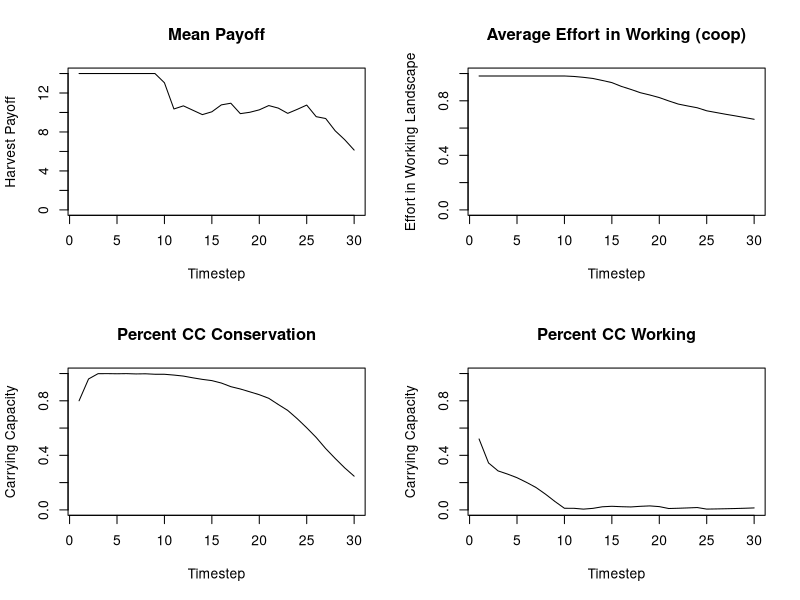
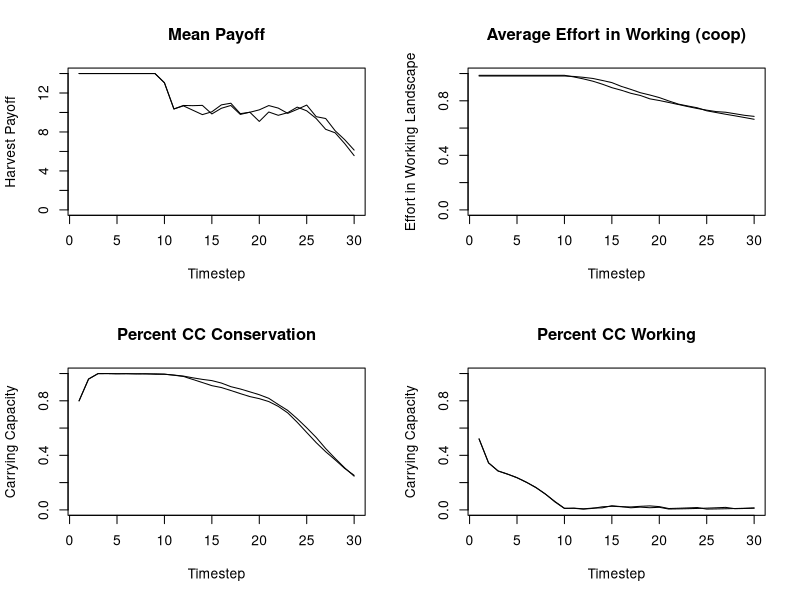
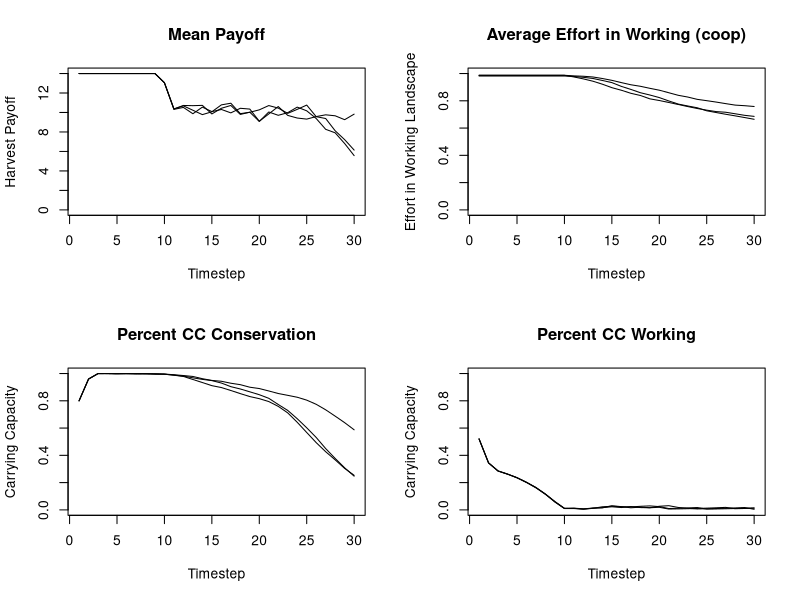
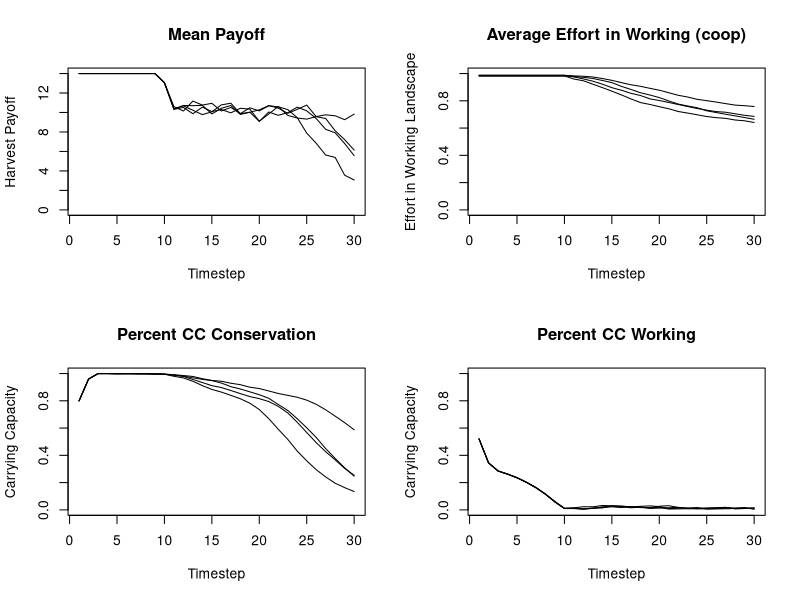
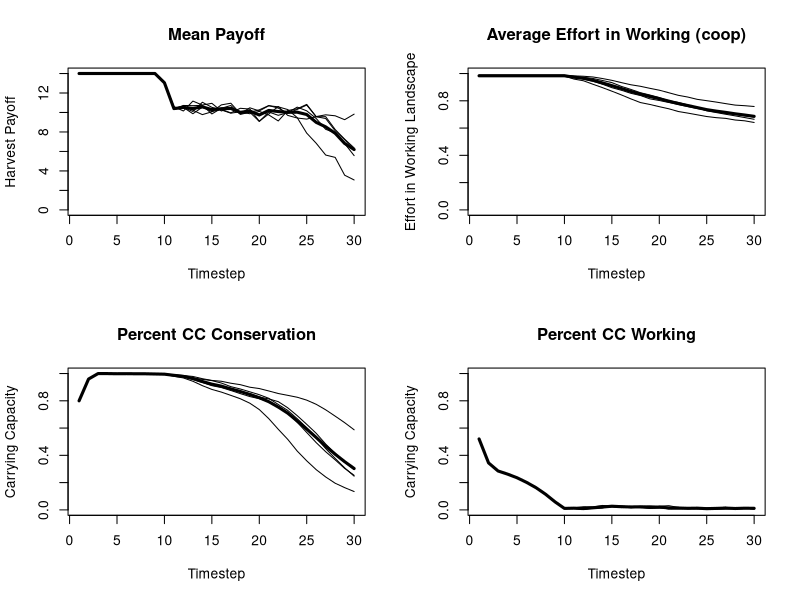

Write the R code that produced these figures, in order. (Note: this script raises an error after producing the figures.)
abm<-function(#Specified parameters
  
  Runs=10,
  Individuals=100, #number of total resource users in a population
  
  TotalCarryingCapacity=10000, #total available resource units
  
  StartPercCarryingCapacity = 0.65, #amount of resources available in the landscape at the start in proportion to CC
  
  PercProtected=0.8, #percent of the total resource that's in a protected area
  
  CoopPercStart=0.9, #percent of individuals who start by following the rules at t0
  
  LearningStrategy = "Success Bias", #options are Success Bias & Conformist
  
  TimeSteps=30,
  ResourceRegenerationPerTimeStep=1.3,
  harvestMax=17,
  ProbOfMobility=0.6){
  
  ## Create output dfs
  
  outputmeanTimeProtect<-as.data.frame(matrix(NA,TimeSteps,Runs)) #output df for mean time harvesting from protected area
  names(outputmeanTimeProtect)<- paste("Run", 1:Runs, sep="")
  
  outputmeanTimeWorking<-as.data.frame(matrix(NA,TimeSteps,Runs))#output df for mean time harvesting from working area
  names(outputmeanTimeWorking)<- paste("Run", 1:Runs, sep="")
  
  outputNumResourcesProtect<-as.data.frame(matrix(NA,TimeSteps,Runs))#output df for resources in protected area
  names(outputNumResourcesProtect)<- paste("Run", 1:Runs, sep="")
  
  outputpercCCProtect<-as.data.frame(matrix(NA,TimeSteps,Runs))#output df for % of CC in protected area
  names(outputpercCCProtect)<- paste("Run", 1:Runs, sep="")
  
  outputNumResourcesWorking<-as.data.frame(matrix(NA,TimeSteps,Runs))#output df for resources in working area
  names(outputNumResourcesWorking)<- paste("Run", 1:Runs, sep="")
  
  outputpercCCWorking<-as.data.frame(matrix(NA,TimeSteps,Runs))#output df for % of CC in working area
  names(outputpercCCWorking)<- paste("Run", 1:Runs, sep="")
  
  outputmeanPayoff<-as.data.frame(matrix(NA,TimeSteps,Runs)) #output df for mean payoff
  names(outputmeanPayoff)<- paste("Run", 1:Runs, sep="")
  
  
  
  for (r in 1:Runs){
    PercWorking= 1-PercProtected #percent of resource in a working landscape
    TotalCCResourceProtected=PercProtected*TotalCarryingCapacity #total resource units in carrying capacity of protected area
    TotalCCResourceWorking=PercWorking*TotalCarryingCapacity #total resource units in carrying capacity of working area
    StartResourceWorking = TotalCCResourceWorking*StartPercCarryingCapacity #number of resources in the working landscape starting
    StartResourceProtected = TotalCCResourceProtected*StartPercCarryingCapacity #number of resources in the protected landscape starting
    CoopNumStart= as.integer(CoopPercStart*Individuals) #number of individuals cooperating fully at t0
    DefNumStart= Individuals - CoopNumStart#number of individuals defecting at t0
    PercTimeProtected = c(rep(0,CoopNumStart),rbeta(DefNumStart,1,2)) #percent of their foraging time each indv spends in the PA
    PercTimeWorking = (1-PercTimeProtected)#percent of their foraging time each indv spends in the working landscape
    
    agents<-data.frame(PercTimeProtected,
                       PercTimeWorking,
                       PayoffProtectedLastTime = rep(NA,Individuals),
                       PayoffWorkingLastTime= rep(NA,Individuals))   #dataframe to be filled with initial payoffs
    
    ProtectPerDefect<-ifelse(DefNumStart ==0,as.integer(StartResourceProtected),as.integer(StartResourceProtected/DefNumStart)) #protected area resources per each individual harvesting there
    WorkingPerTotal<-as.integer(StartResourceWorking/Individuals) #working landscape resources per individual
    
    for ( i in 1:nrow(agents)){  #fill the starting df percent payoff from the protected landscape is a function of the amount 
      agent2<-agents[i,]   #of resources there per individual searching there, and a random draw with a chance of success equal to time spent
      agents[i,4]<-rbinom(1,as.integer(WorkingPerTotal),agent2$PercTimeWorking)
      agents[i,4]<-ifelse(agents[i,4]>=harvestMax,harvestMax,agents[i,4])
      agents[i,3]<- ifelse(agents[i,4]< harvestMax,rbinom(1,ProtectPerDefect,agent2$PercTimeProtected),0) #if they didnt get the max harvest, then 
      agents[i,3]<-ifelse(agents[i,3]>harvestMax-agents[i,4],harvestMax-agents[i,4],agents[i,3])
    } #see what they get from the working landscape first
    
    
    
    agents$PayoffTotalLastTime<- agents$PayoffProtectedLastTime + agents$PayoffWorkingLastTime #total payoff is the sum of what they get from both areas
    
    
    
    
    outputmeanTimeProtect[1,r] <- mean(agents$PercTimeProtected)  #fill it with the outouts from time 1
    outputmeanTimeWorking[1,r]  <- mean(agents$PercTimeWorking) 
    outputNumResourcesProtect[1,r] <- StartResourceProtected-sum(agents$PayoffProtectedLastTime) 
    outputNumResourcesWorking[1,r] <- StartResourceWorking-sum(agents$PayoffWorkingLastTime) 
    outputpercCCProtect[1,r]  <- outputNumResourcesProtect[1,r]/TotalCCResourceProtected
    outputpercCCWorking[1,r]  <- outputNumResourcesWorking[1,r]/TotalCCResourceWorking
    outputmeanPayoff[1,r]  <- mean(agents$PayoffTotalLastTime) 
    
    
    
    for (t in 2:TimeSteps){  #run the abm for all o fthe time steps
      
      #choose new strategy  
      
      LastTimeAgents<-agents  #save the agents from the pervious time to a new df
      
      LastTimePercTimeProtected<-LastTimeAgents$PercTimeProtected  #pull out the previous pretected foraging times as vector
      LastTimePercWorking<-LastTimeAgents$PercTimeWorking  #pull out the previous working foraging times as vector
      
      PercTimeProtected<-rep(NA,length(PercTimeProtected))  #nullify the previous perc time protected vector so we can fill it later and be confident the values changed
      
      if(LearningStrategy == "Success Bias"){ 
        for (j in 1:nrow(LastTimeAgents)){  
          ThisAgent<-LastTimeAgents[j,]      #modify the foraging strategy of each agent individually
          OtherAgents<-LastTimeAgents[-j,]   #dataframe of ther agents for them to copy from
          ThisAgentPayoff<-ThisAgent$PayoffTotalLastTime   #payoff last time period for this agent
          OtherAgentSpecific<-OtherAgents[sample(nrow(OtherAgents),1),] #choose a specific agent for them to get paired up with
          OtherAgentPayoff<-OtherAgentSpecific$PayoffTotalLastTime  #Payoff the other agent recieved
          OtherAgentPercProtect<-OtherAgentSpecific$PercTimeProtected #strategy of other agent
          ThisAgentPercProtect<-ThisAgent$PercTimeProtected  #strategy of this agent
          
          PercTimeProtected[j]<-ifelse(ThisAgentPayoff >=OtherAgentPayoff,ThisAgent$PercTimeProtected,
                                       (ThisAgentPercProtect+((OtherAgentPercProtect-ThisAgentPercProtect)/2))) #vector of new strategies
          
          #if this agent did better than the randomly selected agent then they keep their strategy
          #if they did worse thnan they modify their strategy to be the difference between their previou sstrategy and the randomly selected agent
          
        }}
      #if(LearningStrategy == "Conformist"){
      # for (j in 1:nrow(LastTimeAgents)){  
      #  ThisAgent<-LastTimeAgents[j,]      #Pull out each specific agent
      # OtherAgents<-LastTimeAgents[-j,]   #dataframe of ther agents for them to copy from
      #OtherAgentsSample<-OtherAgents[c(sample(1:nrow(OtherAgents),5)),] #haphazardly chose 5 here...look into lit to find good number!!!
      #OtherAgentsPercProtect<-mean(OtherAgentsSample$PercTimeProtected )# mean strategy of other agents
      #ThisAgentPercProtect<-ThisAgent$PercTimeProtected  #strategy of this agent
      
      #PercTimeProtected[j]<-(ThisAgentPercProtect+((OtherAgentsPercProtect-ThisAgentPercProtect)/2)) #vector of new strategies
      #}}
      
      #   if(LearningStrategy == "Conformist"){
      #    for (j in 1:nrow(LastTimeAgents)){  
      #     ThisAgent<-LastTimeAgents[j,]      #Pull out each specific agent
      #    OtherAgents<-LastTimeAgents[-j,]   #dataframe of ther agents for them to copy from
      #   OtherAgentsSample<-OtherAgents[c(sample(1:nrow(OtherAgents),5)),] #haphazardly chose 5 here...look into lit to find good number!!!
      #  ThisAgentPercProtect<-ThisAgent$PercTimeProtected
      # if(length(which(OtherAgentsSample$PercTimeProtected>0.0))>2 & ThisAgentPercProtect ==0.0){PercTimeProtected[j]<-rbeta(1,1,2)}
      #if(length(which(OtherAgentsSample$PercTimeProtected>0.0))>2 & ThisAgentPercProtect >0.0){PercTimeProtected[j]<-ThisAgentPercProtect}
      #    if(length(which(OtherAgentsSample$PercTimeProtected==0.0))>2){PercTimeProtected[j]<-0.0}
      #  }}
      
      if(LearningStrategy == "Conformist"){
        for (j in 1:nrow(LastTimeAgents)){  
          ThisAgent<-LastTimeAgents[j,]      #Pull out each specific agent
          OtherAgents<-LastTimeAgents[-j,]   #dataframe of ther agents for them to copy from
          OtherAgentsSample<-OtherAgents[c(sample(1:nrow(OtherAgents),5)),] #haphazardly chose 5 here...look into lit to find good number!!!
          ThisAgentPercProtect<-ThisAgent$PercTimeProtected
          if(length(which(OtherAgentsSample$PercTimeProtected>0.0))>2 ){
            PercTimeProtected[j]<-mean(OtherAgentsSample[OtherAgentsSample$PercTimeProtected!=0.0,]$PercTimeProtected )# mean strategy of other agents
          }
          if(length(which(OtherAgentsSample$PercTimeProtected==0.0))>2){PercTimeProtected[j]<-0.0}
        }}
      
      PercTimeWorking<- 1-PercTimeProtected   #time foraging in the working landscape
      
      
      agents<-data.frame(PercTimeProtected,   #new agent dataframe to fill
                         PercTimeWorking,
                         PayoffProtectedLastTime = rep(NA,Individuals),
                         PayoffWorkingLastTime= rep(NA,Individuals)) 
      
      
      #New resource pools to pull from
      #make sure they dont regenerate past their carrying capacity
      NewProtectedResourcesTotal<-round(outputNumResourcesProtect[t-1,r] * ResourceRegenerationPerTimeStep,digits=0)
      ProtectedResourcesOverCC<-round(NewProtectedResourcesTotal-TotalCCResourceProtected,digits=0)
      ProtectedResourcesOverCC<- ifelse(ProtectedResourcesOverCC<=  0,0, ProtectedResourcesOverCC)
      
      NewWorkingResourcesTotal<-round(outputNumResourcesWorking[t-1,r] * ResourceRegenerationPerTimeStep,digits=0)
      WorkingResourcesOverCC<-round(NewWorkingResourcesTotal-TotalCCResourceWorking,digits=0)
      WorkingResourcesOverCC<- ifelse(WorkingResourcesOverCC<=  0,0, WorkingResourcesOverCC)
      
      #make it so only new resources can leave 
      LeaveWorking<-rbinom(1, WorkingResourcesOverCC,ProbOfMobility) #number of resources which leave the protected area
      LeaveProtected<-rbinom(1,ProtectedResourcesOverCC,ProbOfMobility)#number of resources which leave the working area
      
      
      #do the accounting on entering vs leaving individuals
      NewWorkingResourcesTotal<-NewWorkingResourcesTotal+LeaveProtected
      NewProtectedResourcesTotal<-NewProtectedResourcesTotal+LeaveWorking
      
      #Make sure they dont go over the CC again
      NewWorkingResourcesTotal<-ifelse(NewWorkingResourcesTotal<=TotalCCResourceWorking,NewWorkingResourcesTotal,TotalCCResourceWorking)
      NewProtectedResourcesTotal<-ifelse(NewProtectedResourcesTotal<=  TotalCCResourceProtected,NewProtectedResourcesTotal, TotalCCResourceProtected)
      
      ##
      
      
      ##calculate available resources per individual
      if(nrow(agents[agents$PercTimeProtected>0,])==0){ProtectPerDefect<-NewProtectedResourcesTotal}
      if(nrow(agents[agents$PercTimeProtected>0,])!=0){ProtectPerDefect<-as.integer(NewProtectedResourcesTotal/nrow(agents[agents$PercTimeProtected>0,]))}
      WorkingPerTotal<-as.integer(NewWorkingResourcesTotal/Individuals)
      
      
      for ( i in 1:nrow(agents)){  #fill the starting df percent payoff from the protected landscape is a function of the amount 
        agent2<-agents[i,]   #of resources there per individual searching there, and a random draw with a chance of success equal to time spent
        agents[i,4]<-rbinom(1,as.integer(WorkingPerTotal),agent2$PercTimeWorking)
        agents[i,4]<-ifelse(agents[i,4]>=harvestMax,harvestMax,agents[i,4])
        agents[i,3]<- ifelse(agents[i,4]< harvestMax,rbinom(1,ProtectPerDefect,agent2$PercTimeProtected),0) #if they didnt get the max harvest, then 
        agents[i,3]<-ifelse(agents[i,3]>harvestMax-agents[i,4],harvestMax-agents[i,4],agents[i,3])
      } #see what they get from the working landscape first
      
      
      
      agents$PayoffTotalLastTime<- agents$PayoffProtectedLastTime + agents$PayoffWorkingLastTime #total payoff is the sum of what they get from both areas
      
      outputmeanTimeProtect[t,r] <- mean(agents$PercTimeProtected)  #fill it with the outouts from time 1
      outputmeanTimeWorking[t,r]  <- mean(agents$PercTimeWorking) 
      outputNumResourcesProtect[t,r] <- NewProtectedResourcesTotal-sum(agents$PayoffProtectedLastTime) 
      outputNumResourcesWorking[t,r]  <- NewWorkingResourcesTotal-sum(agents$PayoffWorkingLastTime)
      outputpercCCProtect[t,r]  <- outputNumResourcesProtect[t,r]/TotalCCResourceProtected
      outputpercCCWorking[t,r]  <- outputNumResourcesWorking[t,r]/TotalCCResourceWorking
      outputmeanPayoff[t,r]  <- mean(agents$PayoffTotalLastTime)
      
    }
    par(mfrow=c(2,2))
    
    #mean payoff
    plot(rowMeans(outputmeanPayoff), type = 'l', ylab = "Harvest Payoff", xlab = "Timestep", ylim=c(0,harvestMax), lwd = 3, main = "Mean Payoff")
    
    for (j in 1:Runs) {  
      
      lines(outputmeanPayoff[,j], type = 'l')  # add lines for each run, up to r_max
      
    }
    
    #% CC time working
    plot(rowMeans(outputmeanTimeWorking), type = 'l', ylab = "Effort in Working Landscape", xlab = "Timestep", ylim=c(0,1), lwd = 3, main = "Average Effort in Working (coop)")
    
    for (j in 1:Runs) {  
      
      lines(outputmeanTimeWorking[,j], type = 'l')  # add lines for each run, up to r_max
      
    }
    
    #% CC protected
    plot(rowMeans(outputpercCCProtect), type = 'l', ylab = "Carrying Capacity", xlab = "Timestep", ylim=c(0,1), lwd = 3, main = "Percent CC Conservation")
    
    for (j in 1:Runs) {  
      
      lines(outputpercCCProtect[,j], type = 'l')  # add lines for each run, up to r_max
      
    }
    
    #% CC working
    plot(rowMeans(outputpercCCWorking), type = 'l', ylab = "Carrying Capacity", xlab = "Timestep", ylim=c(0,1), lwd = 3, main = "Percent CC Working")
    
    for (j in 1:Runs) {  
      
      lines(outputpercCCWorking[,j], type = 'l')  # add lines for each run, up to r_max
      
    }

    
  }
  outputmeanPayoff$Timestep<-c(1:TimeSteps)
  outputmeanTimeProtect$Timestep<-c(1:TimeSteps)
  outputmeanTimeWorking$Timestep<-c(1:TimeSteps)
  outputNumResourcesProtect$Timestep<-c(1:TimeSteps)
  outputNumResourcesWorking$Timestep<-c(1:TimeSteps)
  outputpercCCProtect$Timestep<-c(1:TimeSteps)
  outputpercCCWorking$Timestep<-c(1:TimeSteps)
  outputmeanPayoff$Timestep<-c(1:TimeSteps)
  
  
  FullOutput<-list(meanPayoff=outputmeanPayoff,
                   meanTimeProtect=outputmeanTimeProtect,
                   meanTimeWorking=outputmeanTimeWorking,
                   NumResourcesProtect=outputNumResourcesProtect,
                   NumResourcesWorking=outputNumResourcesWorking,
                   percCCProtect=outputpercCCProtect,
                   percCCWorking=outputpercCCWorking,
                   meanPayoff=outputmeanPayoff)
  
  FullOutput<<-FullOutput
  
  
}

abm(Runs=5,Individuals = 100,TotalCarryingCapacity=10000,
    StartPercCarryingCapacity = 0.8,
    PercProtected = 0.5, 
    ProbOfMobility = 1.00,CoopPercStart=0.95, 
    LearningStrategy = "Success Bias",
    TimeSteps=30,
    ResourceRegenerationPerTimeStep=1.2,
    harvestMax=14)

#fill a dataframe with the means

FillData<-data.frame(PercProtected=seq(0.1,0.9,0.05),ResourceMobility=seq(0.1,0.9,0.05))
FillData<-expand.grid(PercProtected=seq(0.1,0.9,0.05), ResourceMobility=seq(0.1,0.9,0.05))
FillData$ProtectedCC<-rep(NA,nrow(FillData))

for (i in 1:nrow(FillData)){
abm(Runs=10,Individuals = 100,TotalCarryingCapacity=10000,
    StartPercCarryingCapacity = 0.65,
    PercProtected = FillData[i,]$PercProtected, 
    ProbOfMobility = FillData[i,]$ResourceMobility,CoopPercStart=0.9, 
    LearningStrategy = "Success Bias",
    TimeSteps=30,
    ResourceRegenerationPerTimeStep=1.3,
    harvestMax=22,)
FillData[i,3]<-apply(FullOutput$meanPayoff[75,1:10],1,mean)  
  
}
  




